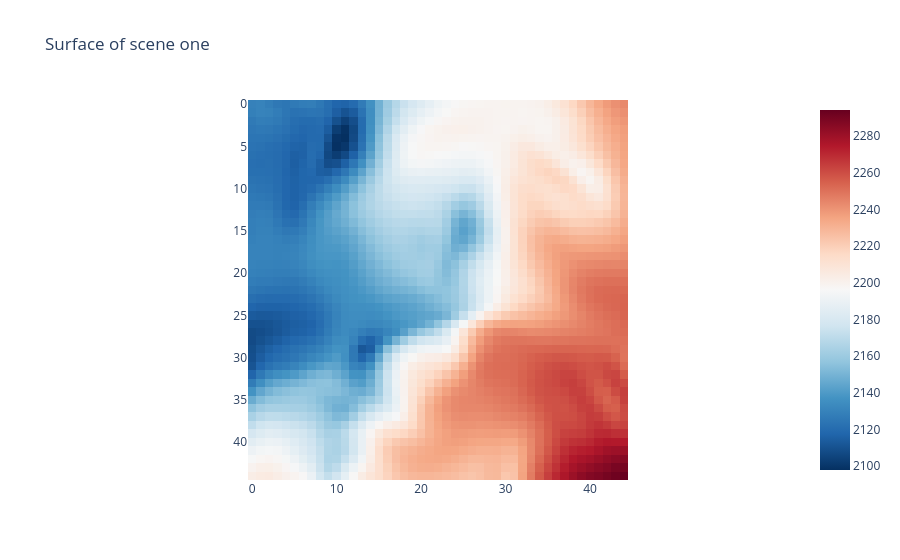

The code cell stored with this chart in its notebook:
### Code cell
fig = px.imshow(scence.surface.values, 
                color_continuous_scale = 'RdBu_r',
                # DEFAULT for matrices: only tensor because of conversion
                origin = "upper", title = "Surface of scene one")
fig.show()

### Figure 1 — Plotly figure (JSON) as saved in the notebook; plotly's stock layout.template omitted (floating-point values rounded to 4 significant figures; data arrays with more than 128 entries replaced by an {"elided": "..."} marker saying what was removed)
{"data": [{"coloraxis": "coloraxis", "hovertemplate": "x: %{x}<br>y: %{y}<br>color: %{z}<extra></extra>", "name": "0", "type": "heatmap", "xaxis": "x", "yaxis": "y", "z": {"elided": "45x45 float values"}}], "layout": {"coloraxis": {"colorscale": [[0, "rgb(5,48,97)"], [0.1, "rgb(33,102,172)"], [0.2, "rgb(67,147,195)"], [0.3, "rgb(146,197,222)"], [0.4, "rgb(209,229,240)"], [0.5, "rgb(247,247,247)"], [0.6, "rgb(253,219,199)"], [0.7, "rgb(244,165,130)"], [0.8, "rgb(214,96,77)"], [0.9, "rgb(178,24,43)"], [1, "rgb(103,0,31)"]]}, "title": {"text": "Surface of scene one"}, "xaxis": {"anchor": "y", "constrain": "domain", "domain": [0, 1], "scaleanchor": "y"}, "yaxis": {"anchor": "x", "autorange": "reversed", "constrain": "domain", "domain": [0, 1]}}}
